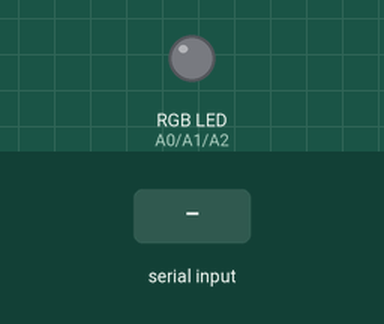
This sketch was run on a simulated Arduino Uno, built with avr-gcc and run on an emulated ATmega328P. Parts: an RGB LED mixed from three pins (HIGH = lit). Inputs (shaded band) come from the test bench.

Above: at 1.2 s.
1.3 s: "s" received over Serial
At 1.9 s:
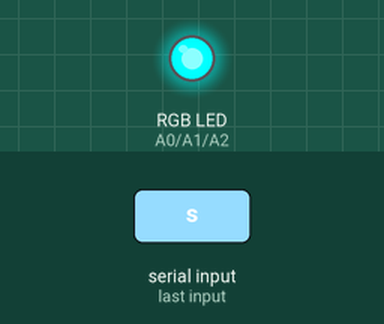
2.8 s: "a" received over Serial
At 4.0 s:
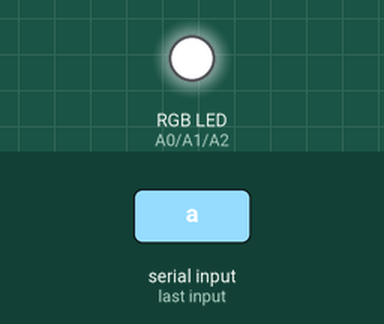
4.3 s: "w" received over Serial
At 5.3 s:
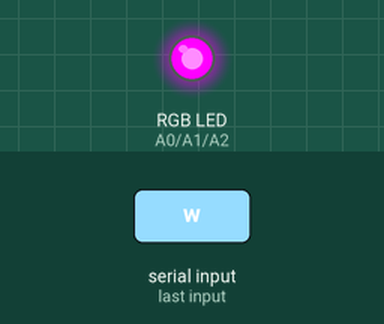
Timing chart, 0 to 7.3 s (numbered marks = the images above; inputs shaded):
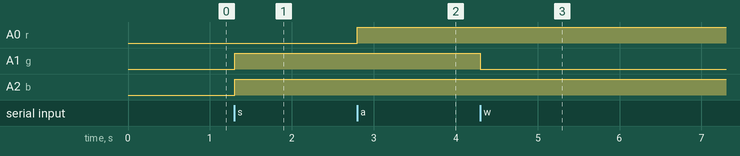

Measured:
- after the input at 1.3 s, A1 (g), A2 (b): LOW → HIGH at once
- after the input at 2.8 s, A0 (r): LOW → HIGH at once
- after the input at 4.3 s, A1 (g): HIGH → LOW at once

The sketch:

serial._rgb.ino
```cpp
#define r A0
#define g A1
#define b A2

void RGB(int R, int G, int B);

void setup() {
  Serial.begin(9600);
  pinMode(r, OUTPUT);
  pinMode(g, OUTPUT);
  pinMode(b, OUTPUT);
}

void loop() {
  if (Serial.available() > 0) {
    char In = Serial.read();
    if (In == 's') {
      RGB(0, 255, 255);
      delay(500);
    } else if (In == 'a') {
      RGB(255, 255, 255);
      delay(500);
    } else if (In == 'w') {
      RGB(255, 0, 255);
      delay(500);
    }
  }
}

void RGB(int R, int G, int B) {
  analogWrite(r, R);
  analogWrite(g, G);
  analogWrite(b, B);
}
```
